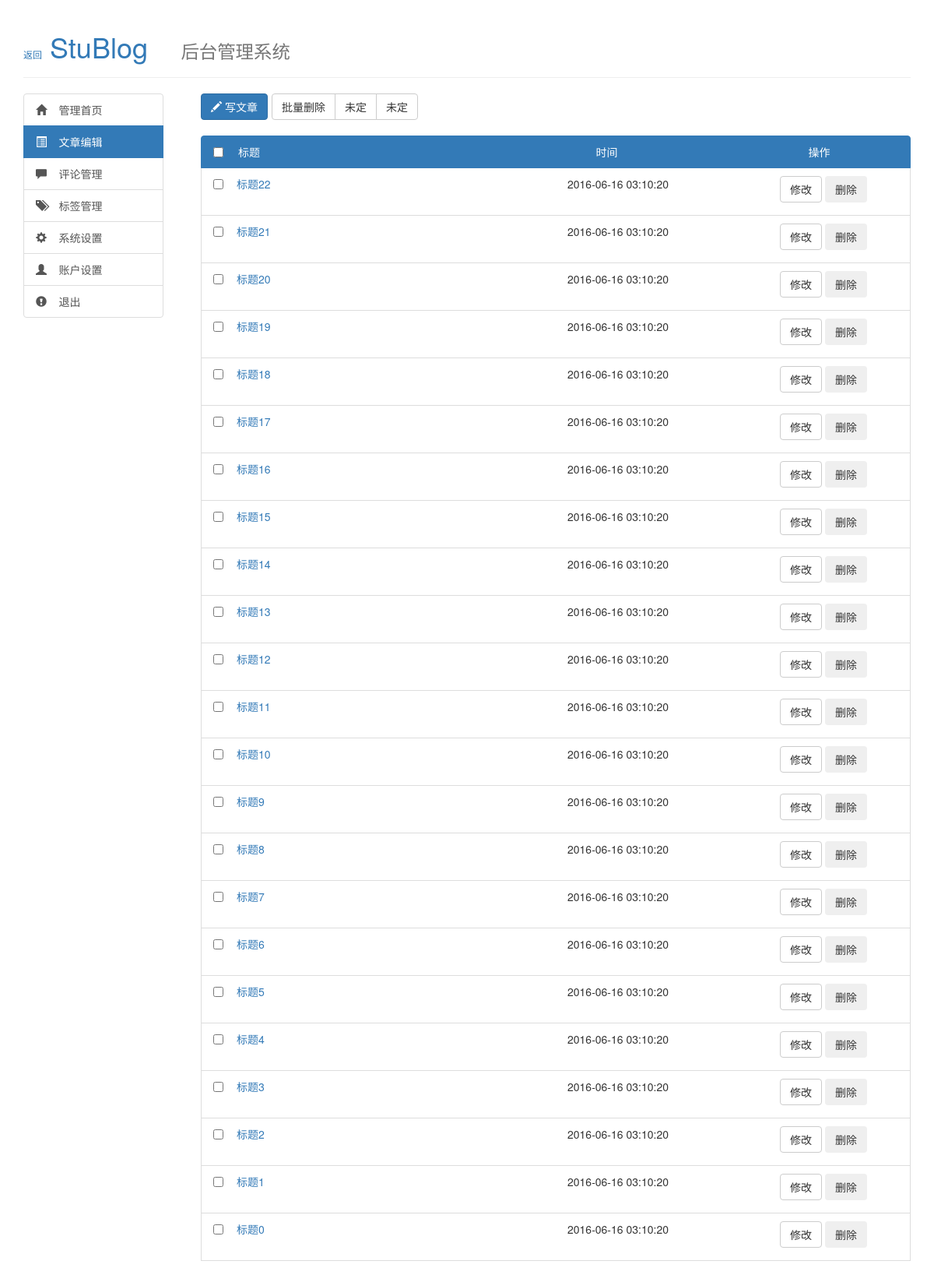
Page /admin_post (signed in) on the committed database.
### tables this page shows
CREATE TABLE blog_write(
	id integer PRIMARY KEY AUTOINCREMENT,
	title text not null ,
	ctime text not null ,
	ctext text 
	);

### app/views.py (the view)
@app.route('/admin_post' , methods=['POST' , 'GET'])
@login_required
def admin_post():
    connent=select_text()
    return render_template('admin_post.html' , connent=connent)

### app/views.py (called while the page is built)
def login_required(f):
    @wraps(f)
    def decorated_function(*args, **kwargs):
        if 'username' not in  session:
            return redirect(url_for('login'))
        return f(*args , **kwargs)
    return decorated_function

def connent_db():
    conn = sqlite3.connect('stublog.db')
    create_table(conn ,)
    return conn

def create_table(conn):
    sql_create_table ='''
    create table if not exists blog_write(
    id integer PRIMARY KEY AUTOINCREMENT,
    title text not null ,
    ctime text not null ,
    ctext text
    );
    '''
    conn.execute(sql_create_table)

def select_text():
    conn=connent_db()
    sql_select_text='''
    select id , title , ctime , ctext from blog_write  order by id desc;
    '''
    cursor=conn.execute(sql_select_text)
    db_content = []
    for row in cursor:
        db_content.append(row)
    return db_content

### app/templates/admin_post.html (shortened to what this page needs)
{% extends 'admin_base.html' %} {% block content %}
<div class="btn-toolbar" role="toolbar">
    <div class="btn-group" role="group">
        <button type="button" class="btn btn-primary" data-toggle="modal" data-target="#wriet">
            <span class="glyphicon glyphicon-pencil"></span> 写文章
        </button>
    </div>
    <div class="btn-toolbar" role="toolbar">
        <div class="btn-group" role="group">
            <button type="button" onclick="check()" class="btn btn-default">批量删除</button>
            <button type="button" class="btn btn-default">未定</button>
            <button type="button" class="btn btn-default">未定</button>
        </div>
    </div>
</div>
<br>
<div id="post_list">
    <ul class="list-group">
        <li style="position:relative;" class="list-group-item active">
            <input name="checkall" id="checkall" onclick="reserveCheck('choice')" type="checkbox" style="position:absolute">
            <p style="position:absolute;margin-left:32px">标题</p>
            <p style="position:absolute ;margin-left:54%">时间</p>
            <p style="position:absolute ;margin-left:84%">操作</p>
            <br>
        </li>
        {% for con in connent[::] %}
        <li class="list-group-item" style="position:relative">
            <input name="checkbox" type="checkbox" style="position:absolute" value="{{con[0]}}">
            <p style="position:absolute;margin-left:30px"><a target="_blank" href="post?id={{con[0]}}">{{con[1]}} </a> </p>
            <p style="position:absolute ;margin-left:50%"> {{con[2]}}</p>
            <p style="position:absolute ;margin-left:80%">
                <button type="button" id="modify_button" class="btn btn-default" data-toggle="modal" onclick="func({{con[0]}})" data-target="#modify">修改</button>
                <button type="button" id="delete_button{{con[0]}}" class="btn btn-primar" data-toggle="modal" data-target="#delet{{con[0]}}">删除</button>
            </p>
            <br>
            <br>
        </li>
        {% endfor %}
    </ul>
</div>
{% endblock %}

### app/templates/admin_base.html (shortened to what this page needs)
<!DOCTYPE html>
<html>
    <head>
        <link rel="stylesheet" type="text/css" href="{{ url_for('static' , filename='css.css')}}">
        <link rel="stylesheet" href="http://cdn.bootcss.com/bootstrap/3.3.5/css/bootstrap.min.css">
    </head>
    <body id="admin_body">
        <div class="page-header">
            <h1> <a href="/"><span style="font-size:12px">返回</span> StuBlog </a><small>&nbsp;&nbsp;&nbsp;&nbsp;&nbsp;后台管理系统</small></h1>
        </div>
        <div id="admin_side">
            <div class="list-group">
                <a class="list-group-item" id="admin_home" href="/admin"><span class="glyphicon glyphicon-home"></span>&nbsp;&nbsp;&nbsp; 管理首页</a>
                <a class="list-group-item" id="admin_post" href="/admin_post"><span class="glyphicon glyphicon-list-alt"></span>&nbsp;&nbsp;&nbsp; 文章编辑</a>
                <a class="list-group-item" id="admin_comment" href="/admin_comment"><span class="glyphicon glyphicon-comment"></span> &nbsp;&nbsp;&nbsp;评论管理</a>
                <a class="list-group-item" id="admin_tags" href="/admin_tags"><span class="glyphicon glyphicon-tags"></span> &nbsp;&nbsp;&nbsp;标签管理</a>
                <a class="list-group-item" id="admin_system" href="/admin_system"><span class="glyphicon glyphicon-cog"con glyphicon-home"></span>&nbsp;&nbsp;&nbsp; 系统设置</a>
                <a class="list-group-item" id="admin_user" href="/admin_user"><span class="glyphicon glyphicon-user"></span> &nbsp;&nbsp;&nbsp;账户设置</a>
                <a class="list-group-item" href="/admin_logout"><span class="glyphicon glyphicon-exclamation-sign"></span> &nbsp;&nbsp;&nbsp;退出</a>
            </div>
        </div>
<div id="admin_content">
        {% block content %}
        {% endblock %}
</div>
<br>
<br>
<br>
    </body>
</html>

### app/static/css.css (style rules this page uses)
#admin_side { position: absolute; float: left; width: 15%; }
#admin_content { margin-left: 20%; width: 80% }
#admin_body { width: 95%; margin: 0 auto; }

### rows in the picture
blog_write: title "标题22", ctime "2016-06-16 03:10:20"
blog_write: title "标题21", ctime "2016-06-16 03:10:20"
blog_write: title "标题20", ctime "2016-06-16 03:10:20"
blog_write: title "标题19", ctime "2016-06-16 03:10:20"
blog_write: title "标题18", ctime "2016-06-16 03:10:20"
blog_write: title "标题17", ctime "2016-06-16 03:10:20"
blog_write: title "标题16", ctime "2016-06-16 03:10:20"
blog_write: title "标题15", ctime "2016-06-16 03:10:20"
blog_write: title "标题14", ctime "2016-06-16 03:10:20"
blog_write: title "标题13", ctime "2016-06-16 03:10:20"
blog_write: title "标题12", ctime "2016-06-16 03:10:20"
blog_write: title "标题11", ctime "2016-06-16 03:10:20"
blog_write: title "标题10", ctime "2016-06-16 03:10:20"
blog_write: title "标题9", ctime "2016-06-16 03:10:20"
blog_write: title "标题8", ctime "2016-06-16 03:10:20"
blog_write: title "标题7", ctime "2016-06-16 03:10:20"
blog_write: title "标题6", ctime "2016-06-16 03:10:20"
blog_write: title "标题5", ctime "2016-06-16 03:10:20"
blog_write: title "标题4", ctime "2016-06-16 03:10:20"
blog_write: title "标题3", ctime "2016-06-16 03:10:20"
blog_write: title "标题2", ctime "2016-06-16 03:10:20"
blog_write: title "标题1", ctime "2016-06-16 03:10:20"
blog_write: title "标题0", ctime "2016-06-16 03:10:20"
